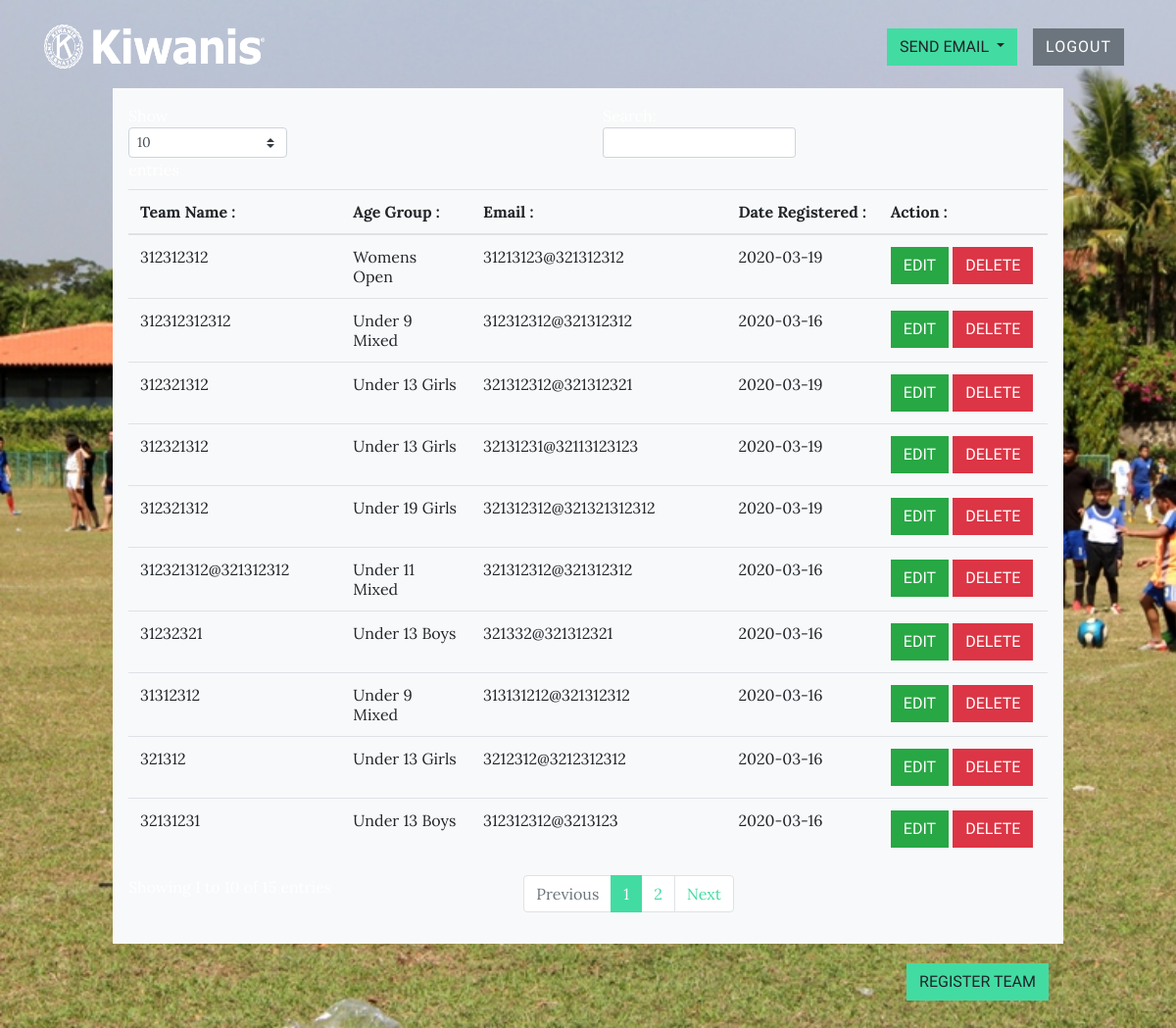
Page /admin (signed in) on the earlier database version.
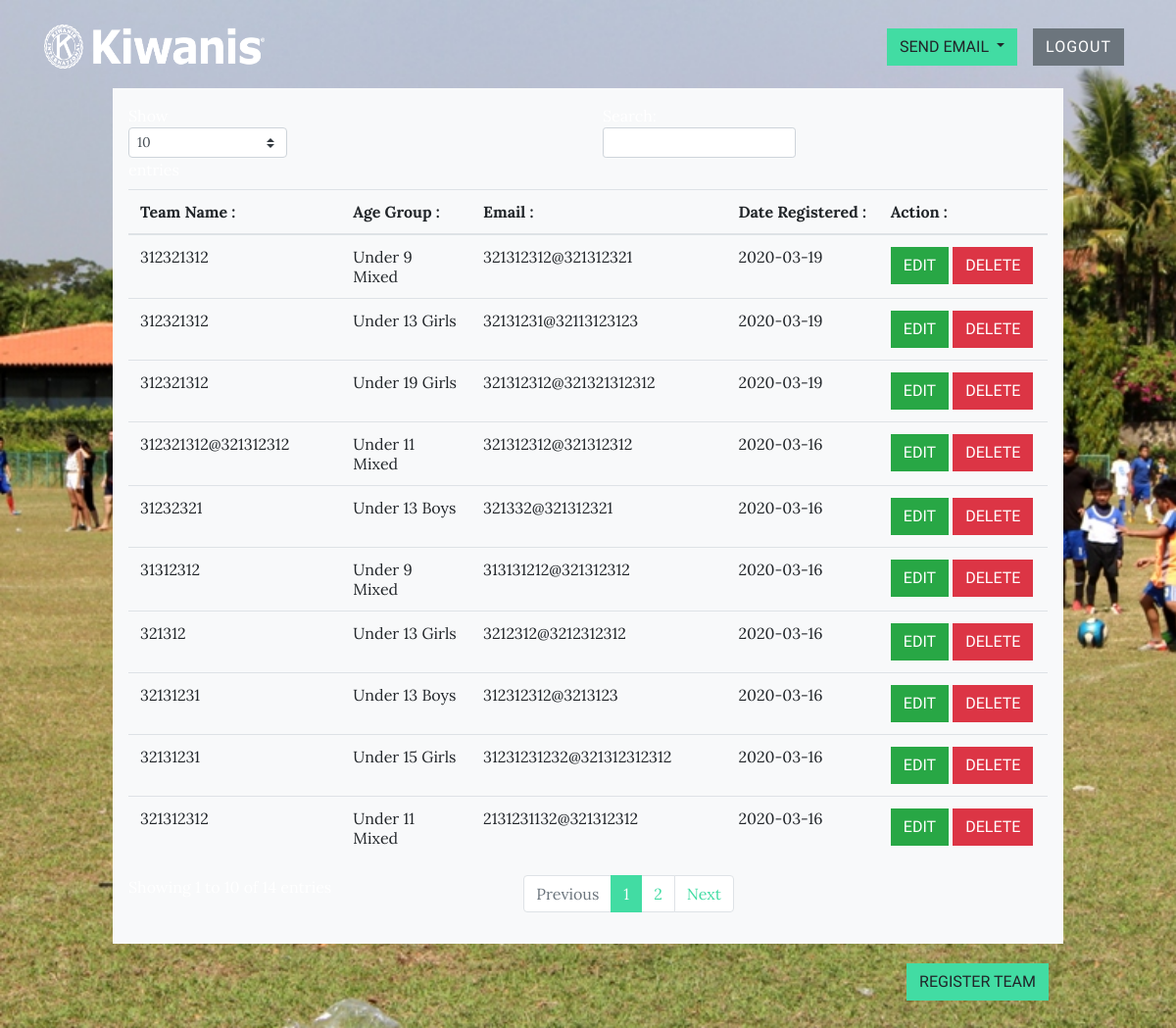
Same page on the later database version.
### models.py (models this page shows, shortened)
class Registered(db.Model):
    id = db.Column(db.Integer, primary_key=True)
    team_name = db.Column(db.String(100),nullable =False)
    ageGroup = db.Column(db.Integer, nullable=False)
    email = db.Column(db.String(100), nullable=False)
    date_registered = db.Column(db.DateTime, default=datetime.utcnow)

### views.py (the view)
@app.route("/admin", methods = ['POST','GET'])
@login_required
def admin():
    if request.method == 'POST':
        reg_teamname = request.form['teamname']
        reg_agegroup = request.form['agegroup']
        reg_email = request.form['email']
        new_reg = Registered(team_name = reg_teamname, ageGroup = reg_agegroup , email = reg_email)
        db.session.add(new_reg)
        db.session.commit()
        return redirect("/admin")
    else:
        try:
            reg = Registered.query.all()
            return render_template('/admin/admin.html', reg = reg)
        except:
            return render_template('/admin/admin.html')

### models.py (called while the page is built)
@login_manager.user_loader
def load_user(user_id):
    return Admin.query.get(int(user_id))

### templates/admin/admin.html (shortened to what this page needs)
{% extends 'baseAdmin.html' %}
{% block body %}
    <div class="d-flex justify-content-center">
      <div class="col-lg-10 col-md-10 col-xs-10" style="padding-top: 90px;">
        <div class="p-3 bg-light">
          <table class="table" id="datatable">
            <thead>
              <tr>
                <th>
                  Team Name :
                </th>
                <th>
                  Age Group :
                </th>
                <th>
                  Email :
                </th>
                <th>
                  Date Registered :
                </th>
                <th>
                  Action :
                </th>
              </tr>
            </thead>
            <tbody>
              {% for item in reg %}
              <tr>
                <td>
                  {{ item.team_name }}
                </td>
                <td>
                  {{ item.ageGroup }}
                </td>
                <td>
                  {{ item.email }}
                </td>
                <td>
                  {{ item.date_registered.date() }}
                </td>
                <td>
                  <button type="button" style="display: inline;" class="btn btn-success"
                    onclick="displayEditModal({{item.id}});">Edit</button>
                  <a class="btn btn-danger" href='/admin/delete/{{item.id}}' onclick="alertMsg()">Delete</a>
                </td>
              </tr>
              {% endfor%}
            </tbody>
          </table>
        </div>
        <div class="form-group">
          <div class="col-md-12" style="padding-top: 20px; padding-bottom: 50px;">
            <button type="button" style="display: inline;" class="btn btn-primary float-right"
              onclick="displayRegisterModal();">Register Team</button>
          </div>
        </div>
      </div>
    </div>
  {% endblock %}

### templates/baseAdmin.html (shortened to what this page needs)
<!DOCTYPE html>
<html lang='en'>
<head>
    <link rel="stylesheet" type="text/css" href="https://cdn.datatables.net/v/dt/dt-1.10.20/datatables.min.css"/>
    <link rel= "stylesheet" type= "text/css" href= "{{ url_for('static',filename='css/bootstrap.min.css') }}">
    <link rel= "stylesheet" type= "text/css" href= "{{ url_for('static',filename='css/mine.css') }}">
    <link rel="stylesheet" href="https://cdnjs.cloudflare.com/ajax/libs/font-awesome/4.7.0/css/font-awesome.min.css">
</head>
<body class ="adminBG">
    {% block body %}
    {% endblock %}
</body>
</html>

### templates/navbarAdmin.html (shortened to what this page needs)
<nav class="navbar navbar-light navbar-expand-md navbar navbar-expand-lg fixed-top" id="mainNav">
  <div class="container"><a class="navbar-brand js-scroll-trigger" href="/"><img
        src="/static/img/logo_kiwanis_horizontal_rev.png" height="45" width="225"></a>
    <div class="collapse navbar-collapse" id="navbarResponsive">
      <ul class="nav navbar-nav ml-auto">
        <li role="presentation" class="nav-item nav-link js-scroll-trigger">
          <div class="dropdown">
            <button class="btn btn-primary dropdown-toggle" type="button" id="dropdownMenuButton" data-toggle="dropdown"
              aria-haspopup="true" aria-expanded="false">
              Send Email
            </button>
          </div>
        </li>
        <li role="presentation" class="nav-item nav-link js-scroll-trigger"><a class="btn btn-secondary" href='/logout'
            style="d-flex">Logout</a></li>
      </ul>
    </div>
  </div>
</nav>

### static/css/mine.css (style rules this page uses)
.adminBG { background-image:url('/static/img/main.jpg'); background-repeat: no-repeat; background-attachment: fixed; background-size: cover; }

### templates/baseAdmin.html (style rules this page uses)
body { background-image:url('/static/img/main.jpg'); background-repeat: no-repeat; background-attachment: fixed; background-size: cover; }

Differences in the rows shown:
removed Registered: team_name "312312312312", ageGroup "Under 9 Mixed", email "312312312@321312312", date_registered "2020-03-16"
removed Registered: team_name "312312312", ageGroup "Womens Open", email "31213123@321312312", date_registered "2020-03-19"
now on this page (row unchanged): Registered: team_name "321312312", ageGroup "Under 11 Mixed", email "2131231132@321312312", date_registered "2020-03-16"
now on this page (row unchanged): Registered: team_name "32131231", ageGroup "Under 15 Girls", email "31231231232@321312312312", date_registered "2020-03-16"
changed Registered (number 8 of 10 on the later page): ageGroup "Under 13 Girls" → "Under 9 Mixed"
